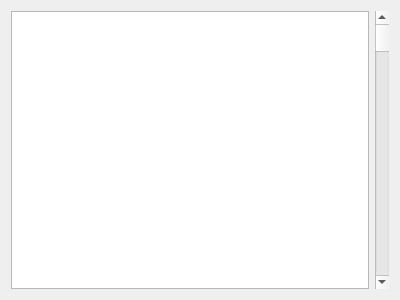
<?xml version="1.0" encoding="UTF-8"?>
<ui version="4.0">
 <class>MemoryView</class>
 <widget class="QWidget" name="MemoryView">
  <property name="geometry">
   <rect>
    <x>0</x>
    <y>0</y>
    <width>400</width>
    <height>300</height>
   </rect>
  </property>
  <property name="windowTitle">
   <string>Form</string>
  </property>
  <layout class="QHBoxLayout" name="horizontalLayout">
   <item>
    <widget class="QTextEdit" name="te_memory">
     <property name="verticalScrollBarPolicy">
      <enum>Qt::ScrollBarAlwaysOff</enum>
     </property>
     <property name="horizontalScrollBarPolicy">
      <enum>Qt::ScrollBarAlwaysOff</enum>
     </property>
     <property name="undoRedoEnabled">
      <bool>false</bool>
     </property>
     <property name="lineWrapMode">
      <enum>QTextEdit::NoWrap</enum>
     </property>
     <property name="readOnly">
      <bool>true</bool>
     </property>
    </widget>
   </item>
   <item>
    <widget class="QScrollBar" name="sb_memory">
     <property name="orientation">
      <enum>Qt::Vertical</enum>
     </property>
    </widget>
   </item>
  </layout>
 </widget>
 <resources/>
 <connections/>
</ui>
